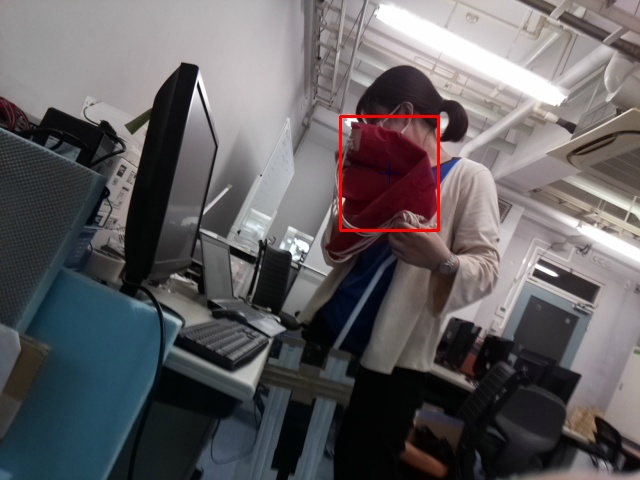
#> input picture EtoE test/100image.jpg, 640 x 480 px
$ python -i camera.py   (imports and definitions only)
#> lines starting #> are read from the running program, lines starting #| are printed output that depends on the picture
### EtoEtest_1/const.py
class _const(object):
    class ConstError(TypeError):
        pass

    def __setattr__(self,name,value):
        if name in self.__dict__:
            raise self.ConstError("Can't rebind const (%s)" % name)
        self.__dict__[name] = value

import sys
sys.modules[__name__] = _const()

### testcode/Camera/camera.py
import cv2
import numpy as np

import constant as ct
#> further down, picture is the input picture: shape (480, 640, 3); mean B, G, R 96.3, 93.8, 97

class Camera(object):

    def __init__(self):
        self.cgx=0
        self.cgy=0
        self.cgxs=0.0
        self.cgys=0.0
        self.angle=0.0
        self.direct=0
        self.area=0.0
        self.gamma_cvt=np.zeros((256,1),dtype='uint8')

    #ガンマ補正用関数
    def setupCamera(self):
        for i in range(256):
            self.gamma_cvt[i][0]=255*(float(i)/255)**(1.0/ct.const.GAMMA)

    def find_rect_of_target_color(self,image):
      hsv = cv2.cvtColor(image, cv2.COLOR_BGR2HSV_FULL)
#> hsv: shape (480, 640, 3); mean H, S, V 134, 52, 103.1
      h = hsv[:, :, 0] # 色相(Hue)
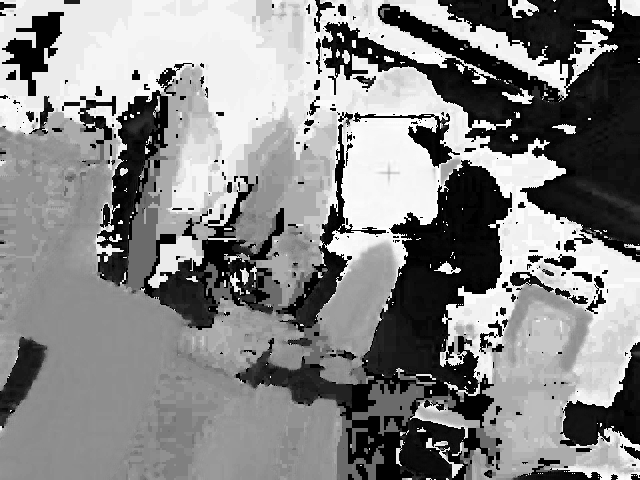
#> h: shape (480, 640); min 0, max 255, mean 134
      s = hsv[:, :, 1] #彩度(Saturation)
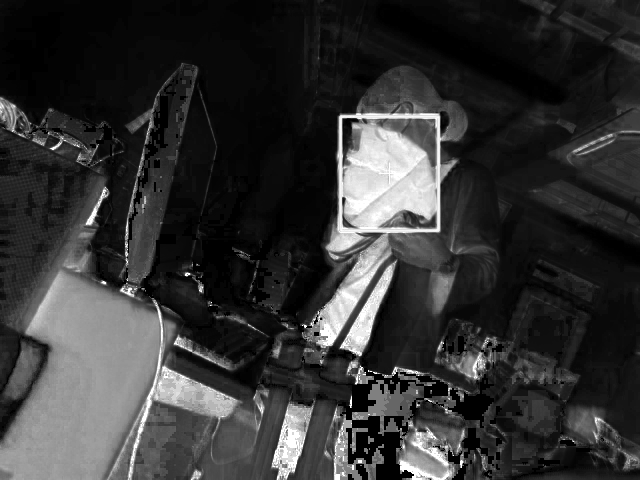
#> s: shape (480, 640); min 0, max 255, mean 52
      mask = np.zeros(h.shape, dtype=np.uint8) # 赤いところを示すマスクデータ作成
      #以下でガンマ補正
      gray=cv2.cvtColor(image, cv2.COLOR_BGR2GRAY)
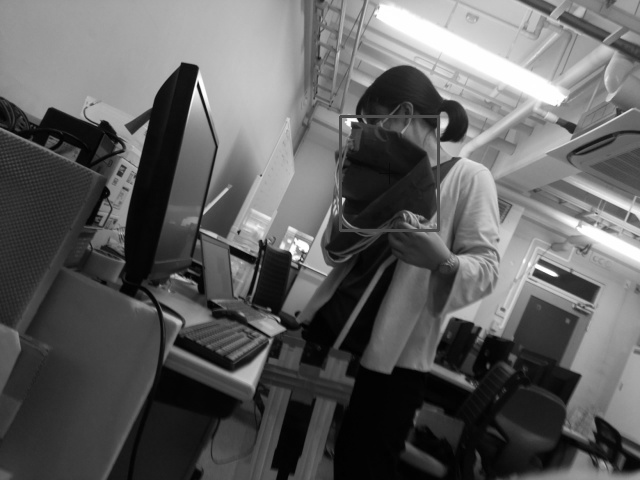
#> gray: shape (480, 640); min 0, max 255, mean 95.1
      mean, stddev=cv2.meanStdDev(gray)
#> mean = [95.06]; stddev = [65.64]
      if stddev>70 or stddev<30:
          print('逆光検知')
          mask[((h < 7) | (h > 230)) & (s > 85)] = 255
      else:
          mask[((h < 7) | (h > 230)) & (s > 85)] = 255
      # mask[((h < 20) | (h > 200)) & (s > 64)] = 255
      contours, _ = cv2.findContours(mask, cv2.RETR_TREE, cv2.CHAIN_APPROX_SIMPLE) # 輪郭を作成
      rects = []
      for contour in contours: # 内包する凸形状を作り、矩形を計算
        approx = cv2.convexHull(contour)
        rect = cv2.boundingRect(approx)
        rects.append(np.array(rect))
      return rects

    def find_center_of_gravity(self,data):
        self.cgx=data[0]+data[2]//2
        self.cgy=data[1]+data[3]//2

    def find_direction(self,x_coordinate):
        angle=(x_coordinate-320)*31.1/320
        if angle>10:
            self.direct=1 # 右
        elif angle<-10:
            self.direct=-1 # 左
        else:
            self.direct=0# 直進

    def find_angle(self,x_coordinate):
        self.angle=abs(x_coordinate-320)*31.1/320

    def find_area(self,data):
        self.area=data[2]*data[3]

>>> import cv2
>>> picture = cv2.imread('../../EtoE test/100image.jpg')
>>> result = Camera().find_rect_of_target_color(picture)
#> result = 197 items, first 6: [440, 479, 1, 1], [444, 478, 5, 2], [433, 478, 6, 2], [422, 478, 10, 2], [408, 478, 4, 2], [446, 474, 2, 2]

$ run again, on EtoE test/120image.jpg
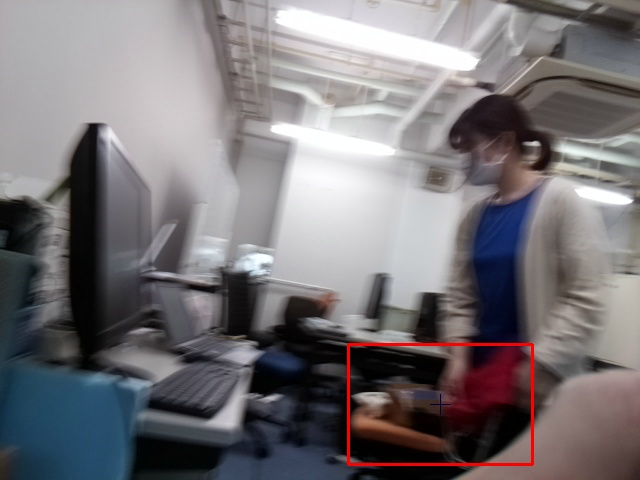
#> input picture EtoE test/120image.jpg, 640 x 480 px
#> picture is the input picture: shape (480, 640, 3); mean B, G, R 119.1, 115.9, 119.6
#> hsv: shape (480, 640, 3); mean H, S, V 131.8, 43.5, 125.7
#> in find_rect_of_target_color, `s = hsv[:, :, 1]`:
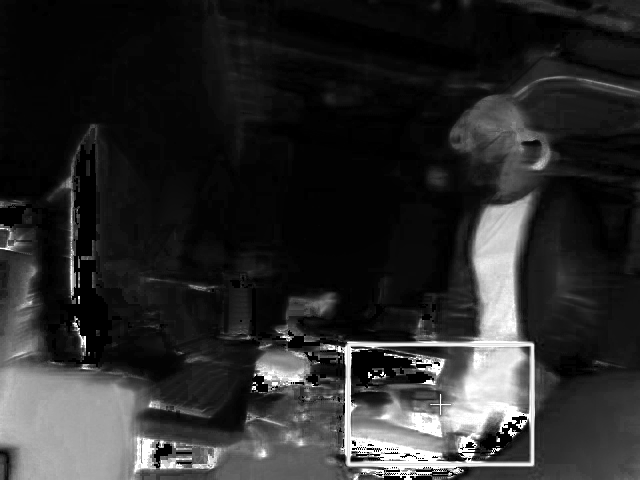
#> s: shape (480, 640); min 0, max 255, mean 43.5
#> in find_rect_of_target_color, `gray=cv2.cvtColor(image, cv2.COLOR_BGR2GRAY)`:
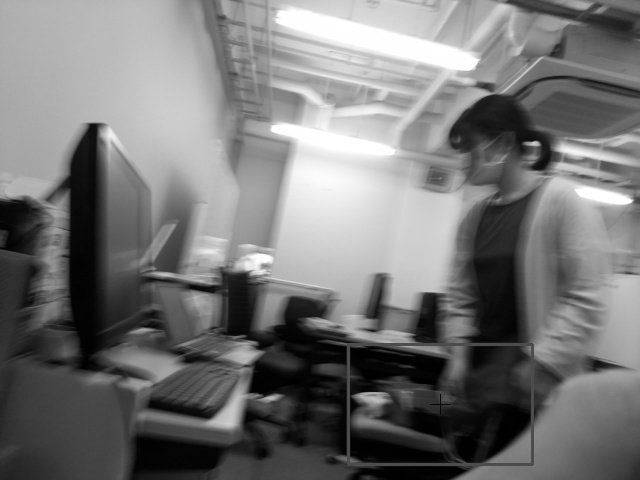
#> gray: shape (480, 640); min 0, max 255, mean 117.4
#> mean = [117.4]; stddev = [69.03]
#> result = 212 items, first 6: [638, 476, 2, 4], [433, 474, 15, 1], [453, 472, 1, 1], [410, 472, 7, 2], [400, 472, 6, 2], [382, 472, 16, 2]

$ run again, on EtoE test/140image.jpg
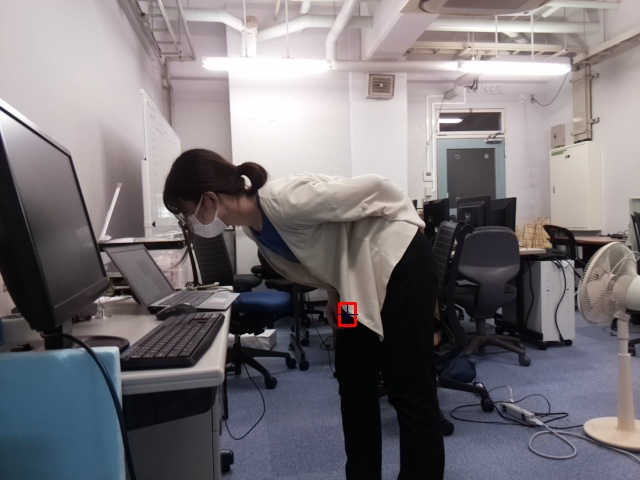
#> input picture EtoE test/140image.jpg, 640 x 480 px
#> picture is the input picture: shape (480, 640, 3); mean B, G, R 119.6, 115.6, 120
#> hsv: shape (480, 640, 3); mean H, S, V 137.8, 40.2, 126.6
#> in find_rect_of_target_color, `s = hsv[:, :, 1]`:
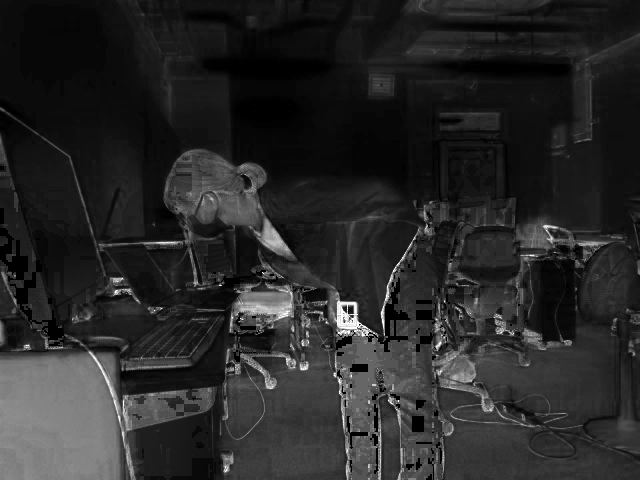
#> s: shape (480, 640); min 0, max 255, mean 40.2
#> in find_rect_of_target_color, `gray=cv2.cvtColor(image, cv2.COLOR_BGR2GRAY)`:
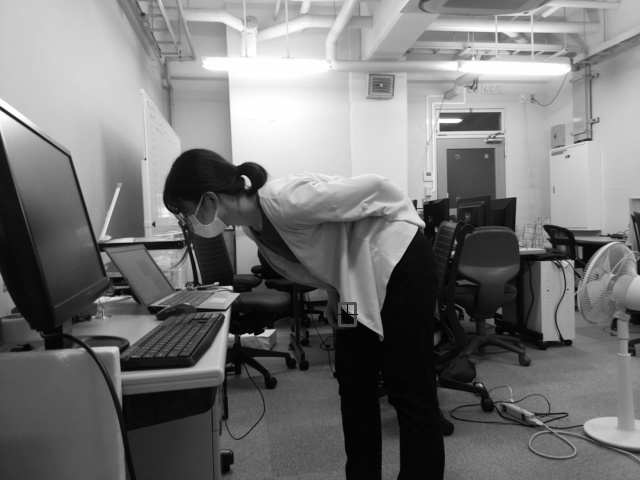
#> gray: shape (480, 640); min 0, max 255, mean 117.4
#> mean = [117.4]; stddev = [72.34]
#> result = 258 items, first 6: [374, 469, 2, 1], [349, 448, 3, 4], [616, 447, 1, 1], [225, 368, 3, 5], [148, 358, 3, 1], [135, 358, 4, 2]

$ run again, on EtoE test/20image.jpg
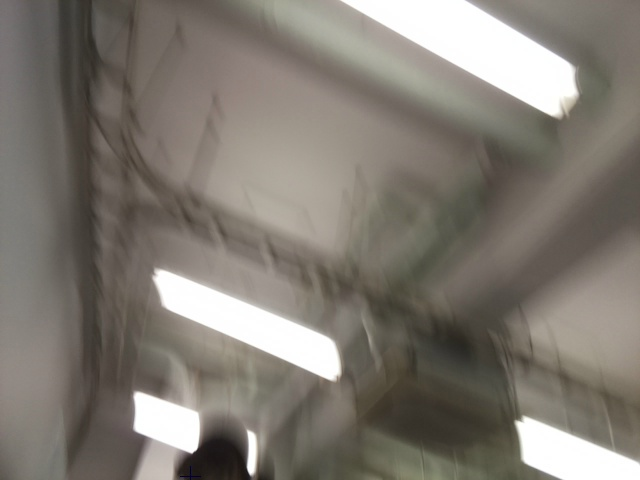
#> input picture EtoE test/20image.jpg, 640 x 480 px
#> picture is the input picture: shape (480, 640, 3); mean B, G, R 113.9, 122.2, 128
#> hsv: shape (480, 640, 3); mean H, S, V 26.1, 32.6, 128.1
#> in find_rect_of_target_color, `h = hsv[:, :, 0]`:
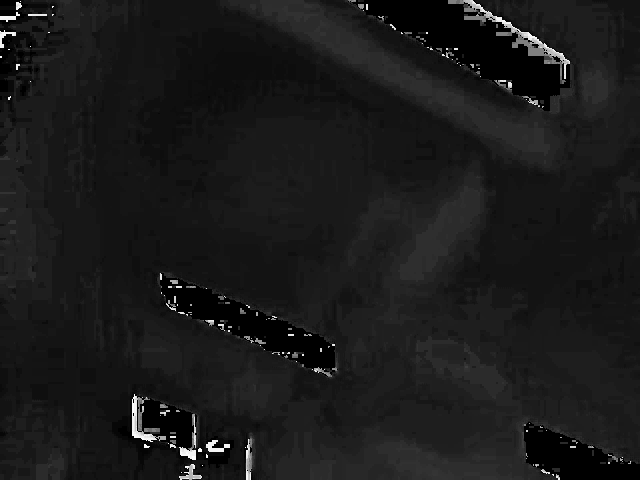
#> h: shape (480, 640); min 0, max 252, mean 26.1
#> in find_rect_of_target_color, `s = hsv[:, :, 1]`:
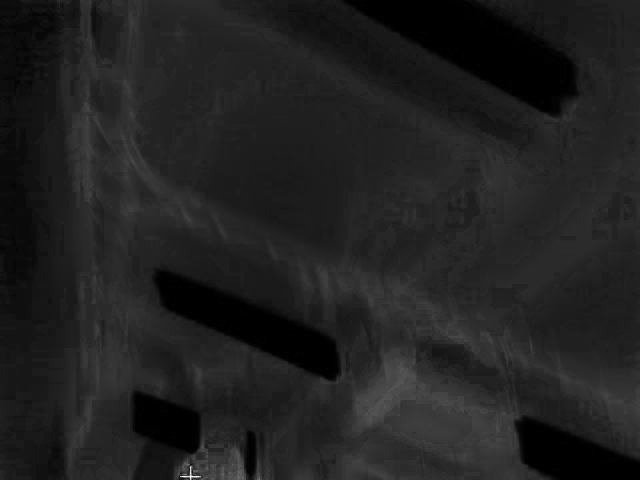
#> s: shape (480, 640); min 0, max 255, mean 32.6
#> mean = [123]; stddev = [48.88]
#> result = []
